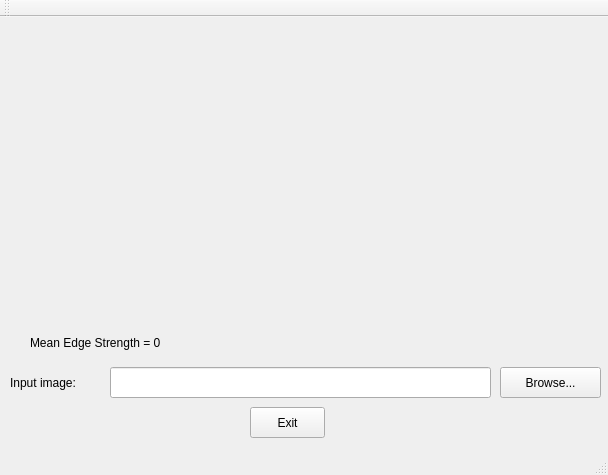
<?xml version="1.0" encoding="UTF-8"?>
<ui version="4.0">
 <class>MainWindow</class>
 <widget class="QMainWindow" name="MainWindow">
  <property name="geometry">
   <rect>
    <x>0</x>
    <y>0</y>
    <width>608</width>
    <height>475</height>
   </rect>
  </property>
  <property name="windowTitle">
   <string>MainWindow</string>
  </property>
  <widget class="QWidget" name="centralWidget">
   <widget class="QLabel" name="label_inputImage">
    <property name="geometry">
     <rect>
      <x>10</x>
      <y>350</y>
      <width>101</width>
      <height>31</height>
     </rect>
    </property>
    <property name="styleSheet">
     <string notr="true">font: 14pt &quot;Times New Roman&quot;;</string>
    </property>
    <property name="text">
     <string>Input image:</string>
    </property>
   </widget>
   <widget class="QPushButton" name="browseButton">
    <property name="geometry">
     <rect>
      <x>500</x>
      <y>350</y>
      <width>101</width>
      <height>31</height>
     </rect>
    </property>
    <property name="styleSheet">
     <string notr="true">font: 14pt &quot;Times New Roman&quot;;</string>
    </property>
    <property name="text">
     <string>Browse...</string>
    </property>
   </widget>
   <widget class="QLineEdit" name="inputFilename">
    <property name="geometry">
     <rect>
      <x>110</x>
      <y>350</y>
      <width>381</width>
      <height>31</height>
     </rect>
    </property>
    <property name="styleSheet">
     <string notr="true">font: 14pt &quot;Times New Roman&quot;;</string>
    </property>
   </widget>
   <widget class="QLabel" name="imageLabel">
    <property name="geometry">
     <rect>
      <x>26</x>
      <y>19</y>
      <width>551</width>
      <height>281</height>
     </rect>
    </property>
    <property name="text">
     <string/>
    </property>
   </widget>
   <widget class="QLabel" name="meanEdgeStrength">
    <property name="geometry">
     <rect>
      <x>30</x>
      <y>310</y>
      <width>251</width>
      <height>31</height>
     </rect>
    </property>
    <property name="styleSheet">
     <string notr="true">font: 14pt &quot;Times New Roman&quot;;</string>
    </property>
    <property name="text">
     <string>Mean Edge Strength = 0</string>
    </property>
   </widget>
   <widget class="QPushButton" name="exitBtn">
    <property name="geometry">
     <rect>
      <x>250</x>
      <y>390</y>
      <width>75</width>
      <height>31</height>
     </rect>
    </property>
    <property name="styleSheet">
     <string notr="true">font: 14pt &quot;Times New Roman&quot;;</string>
    </property>
    <property name="text">
     <string>Exit</string>
    </property>
   </widget>
  </widget>
  <widget class="QMenuBar" name="menuBar">
   <property name="geometry">
    <rect>
     <x>0</x>
     <y>0</y>
     <width>608</width>
     <height>21</height>
    </rect>
   </property>
  </widget>
  <widget class="QToolBar" name="mainToolBar">
   <attribute name="toolBarArea">
    <enum>TopToolBarArea</enum>
   </attribute>
   <attribute name="toolBarBreak">
    <bool>false</bool>
   </attribute>
  </widget>
  <widget class="QStatusBar" name="statusBar"/>
 </widget>
 <layoutdefault spacing="6" margin="11"/>
 <resources/>
 <connections/>
</ui>
